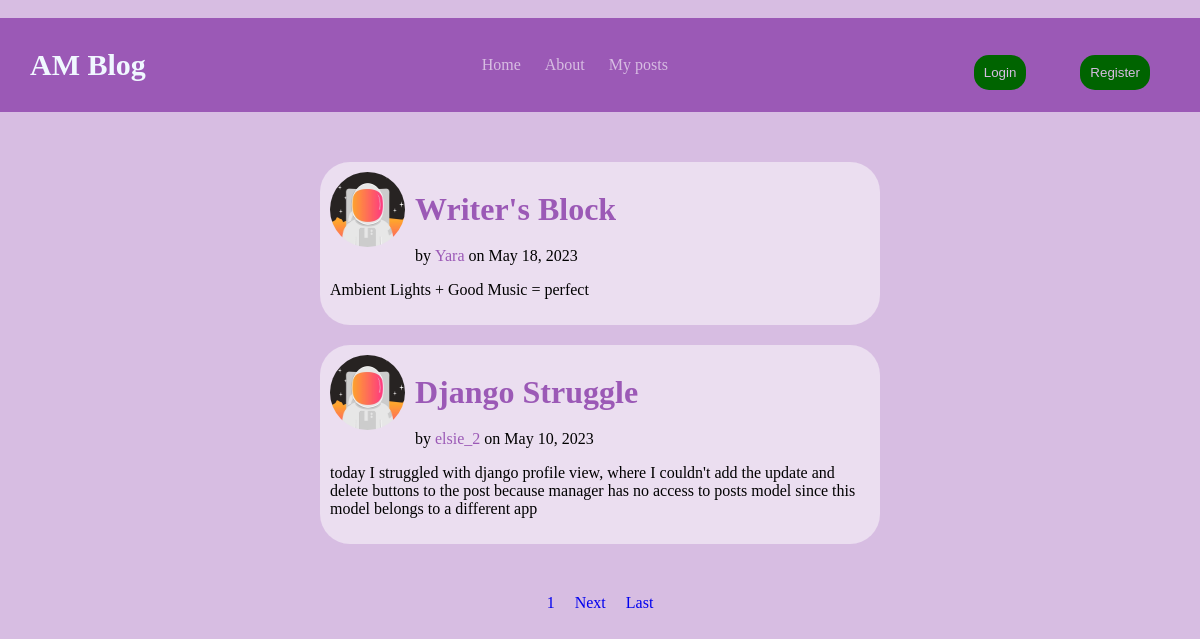
The page / on the database its author committed.
### Blog/models.py (models this page shows, shortened)
class posts(models.Model):
    title = models.CharField(max_length=30)
    content = models.TextField()
    date = models.DateField(default=timezone.now)
    auth = models.ForeignKey(User, on_delete=models.CASCADE)

### users/models.py (models this page shows, shortened)
class profile(models.Model):
    user = models.OneToOneField(User, on_delete=models.CASCADE)
    pic = models.ImageField(default='profile_pics/default.jpg',upload_to='profile_pics')

### Blog/views.py (the view)
# urls.py: path('',postlist.as_view(), name='blog-home'),
class postlist(ListView):
    model = posts
    template_name = 'Blog/home.html'
    context_object_name = 'posts'
    ordering = ['-date']
    paginate_by = 2

### Blog/templates/Blog/home.html (shortened to what this page needs)
﻿{% extends 'Blog/base.html' %}
{% block content %}
<div class="container">
    {%for post in posts%}
    <div class="post-cont">
        <div class="post-head">
            <img src="{{ post.auth.profile.pic.url }}" alt="Alternate Text" />
            <a href="{% url 'post-detail' post.id%}"><h1 style="margin:0"> {{ post.title}} </h1></a>
        </div>
        <div style="margin-left:85px">
            <p style="display:inline"> by <p style="color: #9B59B6; display: inline">{{post.auth}}</p> on {{post.date | date:"F d, Y"}}</p>
        </div>
        <div>
            <p> {{post.content}} </p>
        </div>
    </div>
    {%endfor%}
</div>
<div style="display:flex; justify-content:center; margin:50px; gap:20px">
    {%if is_paginated%}
    {%for num in page_obj.paginator.page_range%}
      {% if page_obj.number == num %}
      <a href="?page={{num}}">{{num}}</a>
      {%elif num > page_obj.number|add:'-3' and num < page_obj.number|add:'-3'%}
      <a href="?page={{num}}">{{num}}</a>
    {%endif%}
    {%endfor%}
    {%if page_obj.has_next%}
    <a href="?page={{page_obj.next_page_number}}">Next</a>
    <a href="?page={{page_obj.paginator.num_pages}}">Last</a>
    {%endif%}
    {%endif%}
</div>
{%endblock%}

### Blog/static/Blog/styles.css (style rules this page uses)
body { margin: 0; }
img { width:75px; height:75px; border-radius:100px; margin-right:10px; }
.container { max-width:50%; margin-left:300px; margin-top:50px; }
.post-cont { border-radius: 30px; background-color: #EBDEF0; margin: 20px; padding: 10px; max-height: 300px; overflow-y: auto; }
.post-head { display:flex; align-items:center; }
a { text-decoration:none; }
a h1 { color: #9B59B6; }

### rows shown on the page
posts: auth.profile.pic (placeholder picture), title "Writer's Block", auth "Yara", date "May 18, 2023", content "Ambient Lights + Good Music = perfect"
posts: auth.profile.pic (placeholder picture), title "Django Struggle", auth "elsie_2", date "May 10, 2023", content "today I struggled with django profile view, where I couldn't add the update and delete buttons to the post because manager has no access to posts model since this model belongs to a different app"

### other values the page prints
{{ num }} "1"
